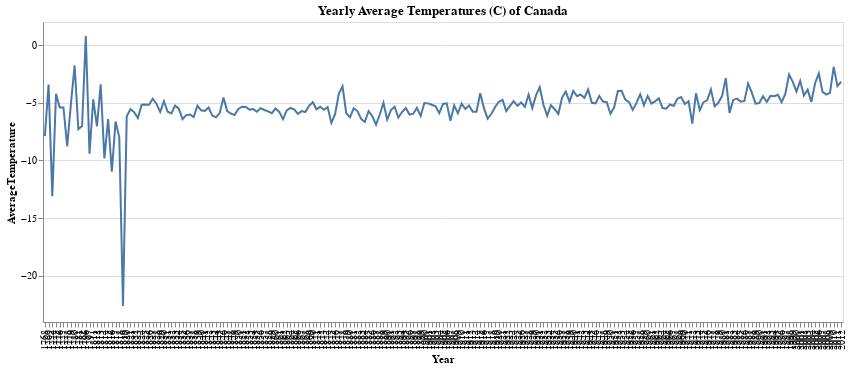

Notebook cell for this chart:
### Code cell
location = 'Canada'
temps = get_yearly_temps(location)

# Line plot using Altair
alt.Chart(temps).mark_line().encode(
    x = 'Year:O',
    y = alt.Y('AverageTemperature', scale=alt.Scale(zero=False))
).properties(
    title = 'Yearly Average Temperatures (C) of ' + location,
    width = 800
)

### Figure 1 — Vega-Lite specification as saved in the notebook (floating-point values rounded to 4 significant figures; data arrays with more than 128 entries replaced by an {"elided": "..."} marker saying what was removed)
{"config": {"view": {"continuousWidth": 400, "continuousHeight": 300}}, "data": {"name": "data-9b86b838f55a245e17f52d3525f70fcc"}, "mark": "line", "encoding": {"x": {"type": "ordinal", "field": "Year"}, "y": {"type": "quantitative", "field": "AverageTemperature", "scale": {"zero": false}}}, "title": "Yearly Average Temperatures (C) of Canada", "width": 800, "$schema": "https://vega.github.io/schema/vega-lite/v4.0.2.json", "datasets": {"data-9b86b838f55a245e17f52d3525f70fcc": {"elided": "215 records"}}}
